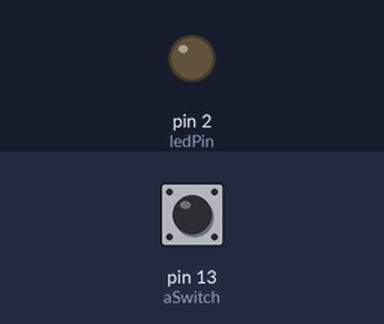
This sketch was run on a simulated Arduino Uno, built with avr-gcc and run on an emulated ATmega328P. Shown: output pins drawn as LEDs (lit = HIGH). The inputs (shaded band) are chosen by the test bench; at power-on: pin 13 (aSwitch) LOW.

Above: at 1.2 s.
1.3 s: pin 13 (aSwitch) pulled HIGH for 3.2 s
At 5.4 s:
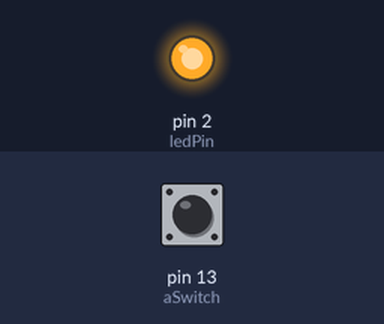
6.0 s: pin 13 (aSwitch) pulled HIGH for 0.15 s
At 6.7 s:
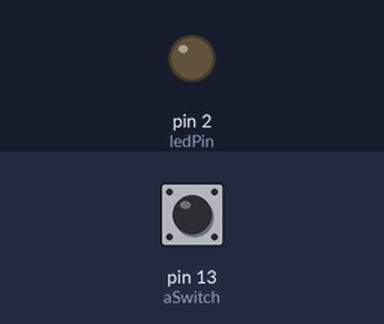
Timing chart, 0 to 9.0 s (numbered marks = the images above; inputs shaded):
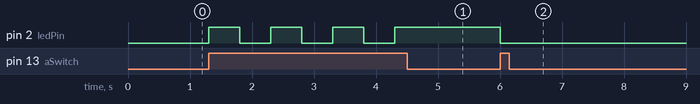

The sketch:

rx_lora_orig.ino
```cpp
#define ledPin 2
#define aSwitch 13

int toggleState_1 = 0;

String incomingString;
void setup() {
  // put your setup code here, to run once:
  Serial.begin(115200);
  pinMode(ledPin, OUTPUT);

}

void loop() {
  // put your main code here, to run repeatedly:
  if(Serial.available()) {
    incomingString = Serial.readString();

    if(incomingString.indexOf("LEDON") >0) {
      digitalWrite(ledPin, HIGH);
    }
    else if(incomingString.indexOf("LEDOFF") >0) {
      digitalWrite(ledPin, LOW);
    }

  }


  // Supplementary Switch to make sure light turns on
  if (digitalRead(aSwitch) == HIGH) {
    if (toggleState_1 == 0) {
      digitalWrite(ledPin, HIGH);
      toggleState_1 = 1;
      delay(500);
    }
    else {
      digitalWrite(ledPin, LOW);
      toggleState_1 = 0;
      delay(500);
    }
  }


}
```

Measured:
- after the input at 1.3 s, pin 2 (ledPin): alternates HIGH for 0.50 s and LOW for 0.50 s, 7 changes in all, then stays HIGH, starting at once
- after the input at 6.0 s, pin 2 (ledPin): HIGH → LOW at once
